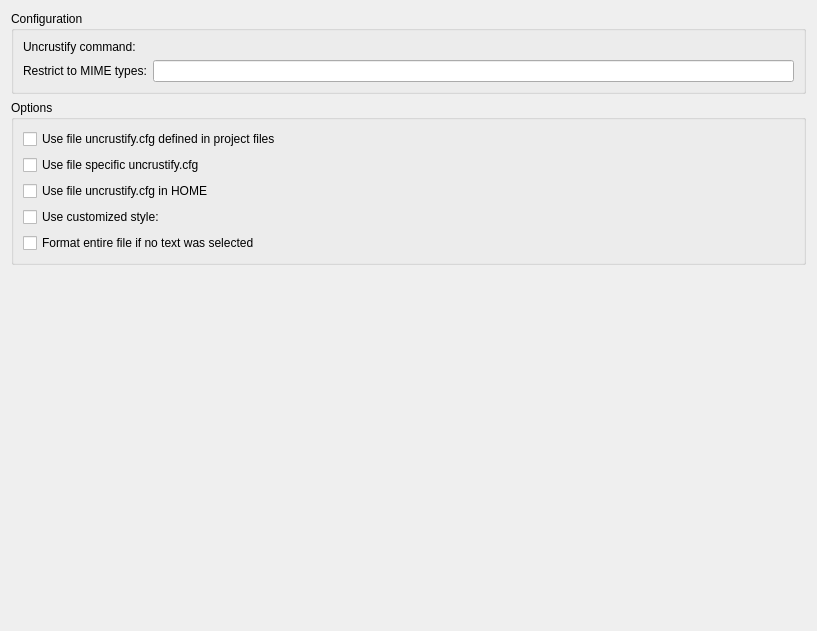
<?xml version="1.0" encoding="UTF-8"?>
<ui version="4.0">
 <class>Beautifier::Internal::Uncrustify::UncrustifyOptionsPage</class>
 <widget class="QWidget" name="Beautifier::Internal::Uncrustify::UncrustifyOptionsPage">
  <property name="geometry">
   <rect>
    <x>0</x>
    <y>0</y>
    <width>817</width>
    <height>631</height>
   </rect>
  </property>
  <property name="windowTitle">
   <string>Form</string>
  </property>
  <layout class="QVBoxLayout" name="verticalLayout" stretch="0,0,0">
   <item>
    <widget class="QGroupBox" name="configuration">
     <property name="title">
      <string>Configuration</string>
     </property>
     <layout class="QFormLayout" name="formLayout">
      <item row="0" column="0">
       <widget class="QLabel" name="commandLabel">
        <property name="text">
         <string>Uncrustify command:</string>
        </property>
       </widget>
      </item>
      <item row="0" column="1">
       <widget class="Utils::PathChooser" name="command" native="true"/>
      </item>
      <item row="1" column="0">
       <widget class="QLabel" name="mimeLabel">
        <property name="text">
         <string>Restrict to MIME types:</string>
        </property>
       </widget>
      </item>
      <item row="1" column="1">
       <widget class="QLineEdit" name="mime"/>
      </item>
     </layout>
    </widget>
   </item>
   <item>
    <widget class="QGroupBox" name="options">
     <property name="title">
      <string>Options</string>
     </property>
     <layout class="QVBoxLayout" name="verticalLayout_2">
      <item>
       <widget class="QCheckBox" name="useOtherFiles">
        <property name="text">
         <string>Use file uncrustify.cfg defined in project files</string>
        </property>
       </widget>
      </item>
      <item>
       <layout class="QHBoxLayout" name="horizontalLayout">
        <item>
         <widget class="QCheckBox" name="useSpecificFile">
          <property name="text">
           <string>Use file specific uncrustify.cfg</string>
          </property>
         </widget>
        </item>
        <item>
         <widget class="Utils::PathChooser" name="uncrusifyFilePath" native="true"/>
        </item>
       </layout>
      </item>
      <item>
       <widget class="QCheckBox" name="useHomeFile">
        <property name="text">
         <string extracomment="HOME is replaced by the user's home directory">Use file uncrustify.cfg in HOME</string>
        </property>
       </widget>
      </item>
      <item>
       <layout class="QHBoxLayout" name="horizontalLayout_2" stretch="0,9999">
        <item>
         <widget class="QCheckBox" name="useCustomStyle">
          <property name="text">
           <string>Use customized style:</string>
          </property>
         </widget>
        </item>
        <item>
         <widget class="Beautifier::Internal::ConfigurationPanel" name="configurations" native="true"/>
        </item>
       </layout>
      </item>
      <item>
       <widget class="QCheckBox" name="formatEntireFileFallback">
        <property name="toolTip">
         <string>For action Format Selected Text</string>
        </property>
        <property name="text">
         <string>Format entire file if no text was selected</string>
        </property>
       </widget>
      </item>
     </layout>
    </widget>
   </item>
   <item>
    <spacer name="verticalSpacer">
     <property name="orientation">
      <enum>Qt::Vertical</enum>
     </property>
     <property name="sizeHint" stdset="0">
      <size>
       <width>20</width>
       <height>40</height>
      </size>
     </property>
    </spacer>
   </item>
  </layout>
 </widget>
 <customwidgets>
  <customwidget>
   <class>Utils::PathChooser</class>
   <extends>QWidget</extends>
   <header location="global">utils/pathchooser.h</header>
   <container>1</container>
  </customwidget>
  <customwidget>
   <class>Beautifier::Internal::ConfigurationPanel</class>
   <extends>QWidget</extends>
   <header location="global">beautifier/configurationpanel.h</header>
   <container>1</container>
  </customwidget>
 </customwidgets>
 <tabstops>
  <tabstop>mime</tabstop>
  <tabstop>useOtherFiles</tabstop>
  <tabstop>useSpecificFile</tabstop>
  <tabstop>uncrusifyFilePath</tabstop>
  <tabstop>useHomeFile</tabstop>
  <tabstop>useCustomStyle</tabstop>
  <tabstop>formatEntireFileFallback</tabstop>
 </tabstops>
 <resources/>
 <connections/>
</ui>
